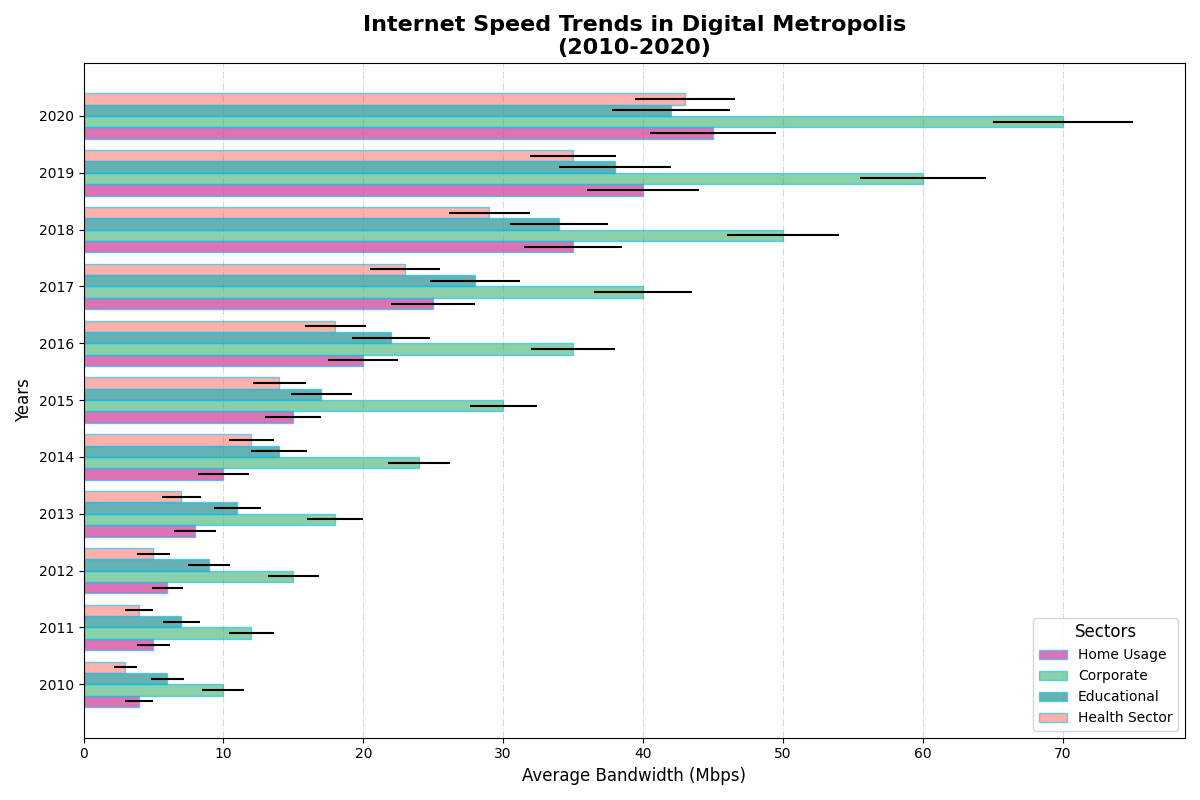

Write the Python code that produced this figure.
import matplotlib.pyplot as plt
import numpy as np

years = np.arange(2010, 2021)

# Data for different sectors
residential_speed = np.array([4, 5, 6, 8, 10, 15, 20, 25, 35, 40, 45])
business_speed = np.array([10, 12, 15, 18, 24, 30, 35, 40, 50, 60, 70])
education_speed = np.array([6, 7, 9, 11, 14, 17, 22, 28, 34, 38, 42])
healthcare_speed = np.array([3, 4, 5, 7, 12, 14, 18, 23, 29, 35, 43])

residential_variability = np.array([1, 1.2, 1.1, 1.5, 1.8, 2, 2.5, 3, 3.5, 4, 4.5])
business_variability = np.array([1.5, 1.6, 1.8, 2, 2.2, 2.4, 3, 3.5, 4, 4.5, 5])
education_variability = np.array([1.2, 1.3, 1.5, 1.7, 2, 2.2, 2.8, 3.2, 3.5, 4, 4.2])
healthcare_variability = np.array([0.8, 1, 1.2, 1.4, 1.6, 1.9, 2.2, 2.5, 2.9, 3.1, 3.6])

plt.figure(figsize=(12, 8))

# Shuffle previously assigned colors manually
plt.barh(years - 0.3, residential_speed, xerr=residential_variability, 
         height=0.2, color='mediumvioletred', alpha=0.6, label='Home Usage', edgecolor='deepskyblue')
plt.barh(years - 0.1, business_speed, xerr=business_variability, 
         height=0.2, color='mediumseagreen', alpha=0.6, label='Corporate', edgecolor='deepskyblue')
plt.barh(years + 0.1, education_speed, xerr=education_variability, 
         height=0.2, color='teal', alpha=0.6, label='Educational', edgecolor='deepskyblue')
plt.barh(years + 0.3, healthcare_speed, xerr=healthcare_variability, 
         height=0.2, color='salmon', alpha=0.6, label='Health Sector', edgecolor='deepskyblue')

plt.title('Internet Speed Trends in Digital Metropolis\n(2010-2020)', fontsize=16, fontweight='bold')
plt.ylabel('Years', fontsize=12)
plt.xlabel('Average Bandwidth (Mbps)', fontsize=12)

plt.yticks(years)
plt.xticks(fontsize=10)

plt.grid(True, linestyle='-.', color='gray', alpha=0.3, axis='x')
plt.legend(title='Sectors', fontsize=10, title_fontsize=12, loc='best')
plt.tight_layout()
plt.show()
